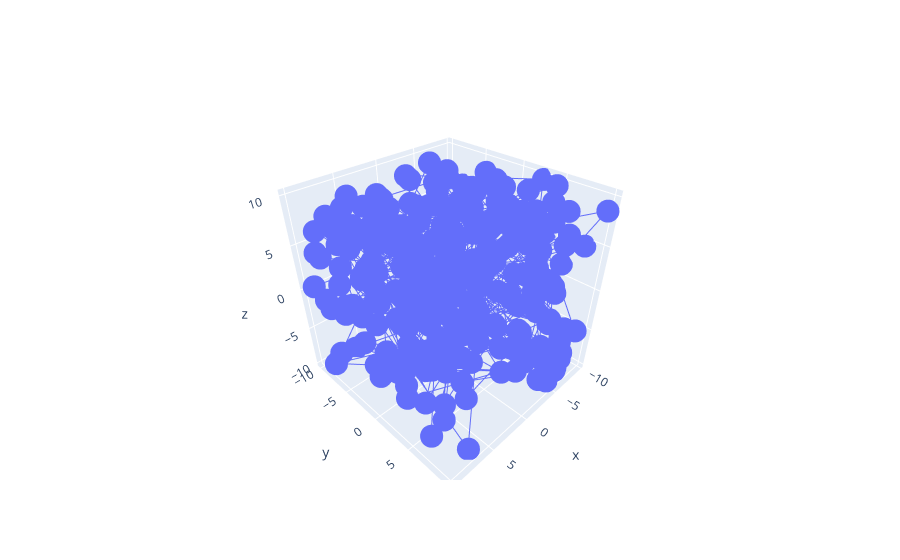

Notebook cell for this chart:
### Code cell
fig=go.Figure()

fig.add_trace(go.Scatter3d(x=data['X'], y=data['Y'], z=data['Z']))

### Figure 1 — Plotly figure (JSON) as saved in the notebook; plotly's stock layout.template omitted (floating-point values rounded to 4 significant figures; data arrays with more than 128 entries replaced by an {"elided": "..."} marker saying what was removed)
{"data": [{"type": "scatter3d", "x": {"elided": "300 float values"}, "y": {"elided": "300 float values"}, "z": {"elided": "300 float values"}}], "layout": {}}
